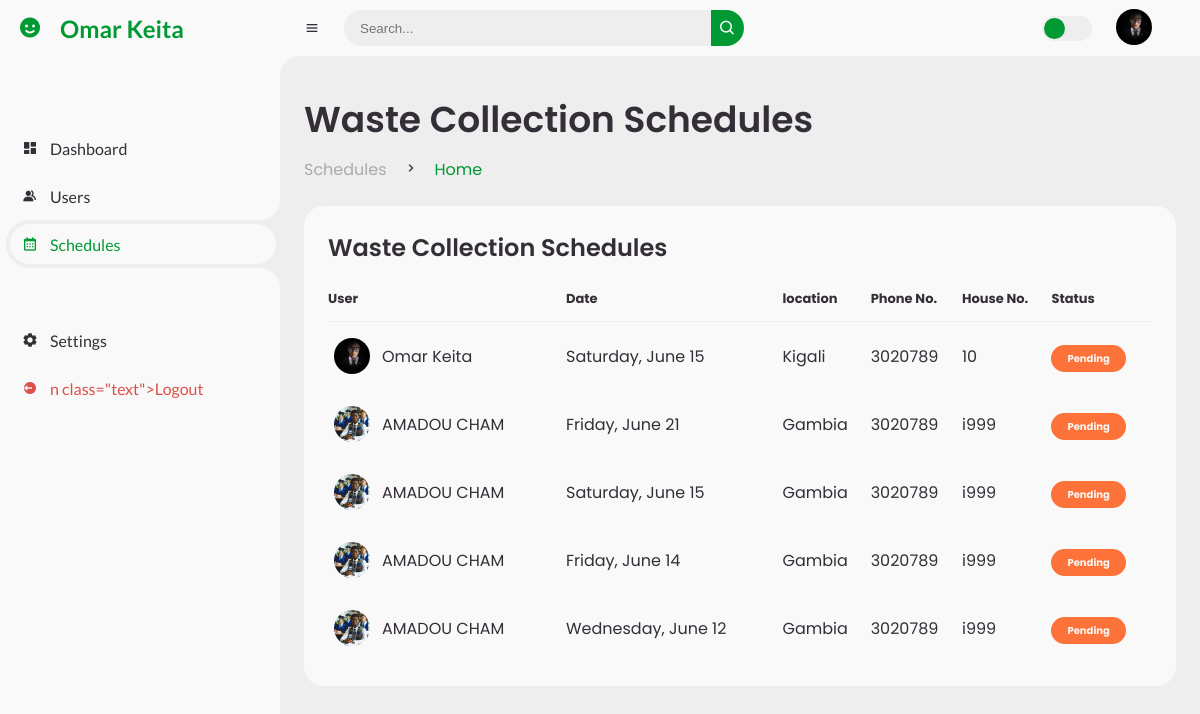
The page /admin_dashboard/user_schedule (signed in) on the database its author committed.
### app/models.py (models this page shows, shortened)
class User(db.Model, UserMixin):
    id = db.Column(db.Integer,  nullable= False, primary_key=True, autoincrement=True)
    first_name = db.Column(db.String(50), nullable=False)
    middle_name = db.Column(db.String(50), nullable=False, default="")
    last_name = db.Column(db.String(50), nullable=False)
    email = db.Column(db.String(50), unique=True, nullable=False,)
    sex = db.Column(db.String(50), nullable=False, default='Male')
    address = db.Column(db.String(50), nullable=False)
    house_number = db.Column(db.String(50), nullable=False)
    location = db.Column(db.String(50), nullable=False)
    image_file = db.Column(db.String(500), nullable=False, default='default.jpg')
    phone_number = db.Column(db.String(50), nullable=False)
    password = db.Column(db.String(150), nullable=False)
    schedule = db.relationship('Scheduling', backref='customer', lazy=True)
    is_admin = db.Column(db.Boolean, nullable=False, default=False)

class Scheduling(db.Model):
    id = db.Column(db.Integer, primary_key=True, autoincrement=True)
    date = db.Column(db.DateTime, nullable=False)
    type = db.Column(db.String(50), nullable=False)
    user_id = db.Column(db.Integer, db.ForeignKey('user.id'), nullable=False)
    collected = db.Column(db.Boolean, nullable=False, default=False)

### app/routes.py (the view)
@app.route('/admin_dashboard/user_schedule', methods=['GET', 'POST'])
@login_required
def admin_user_schedule():
    if not current_user.is_admin:
        abort(403)
        flash('Access Denied', 'danger')
    user_schedule = Scheduling.query.all()
    users = User.query.all()
    return render_template('user_schedule.html', user_schedule=user_schedule, datetime=datetime, users=users)

### app/models.py (called while the page is built)
@login_manager.user_loader
def load_user(user_id):
    return User.query.get(int(user_id))

### app/templates/user_schedule.html
{% extends 'admin_base.html' %} {% block sidebar %}
<ul class="side-menu top">
  <li>
    <a href="{{url_for('admin_dashboard')}}">
      <i class="bx bxs-dashboard"></i>
      <span class="text">Dashboard</span>
    </a>
  </li>
  <li>
    <a href="{{url_for('users')}}">
      <i class="bx bxs-group"></i>
      <span class="text">Users</span>
    </a>
  </li>
  <li class="active">
    <a href="{{url_for('admin_user_schedule')}}">
      <i class="bx bx-calendar"></i>
      <span class="text">Schedules</span>
    </a>
  </li>
</ul>
{% endblock %} {% block content %}
<main>
  <div class="head-title">
    <div class="left">
      <h1>Waste Collection Schedules</h1>
      <ul class="breadcrumb">
        <li>
          <a href="{{url_for('admin_dashboard')}}">Schedules</a>
        </li>
        <li><i class="bx bx-chevron-right"></i></li>
        <li>
          <a class="active" href="{{url_for('home')}}">Home</a>
        </li>
      </ul>
    </div>
  </div>
  <div class="table-data">
    <div class="order">
      <div class="head">
        <h3>Waste Collection Schedules</h3>
      </div>
      <table>
        <thead>
          <tr>
            <th>User</th>
            <th>Date</th>
            <th>location</th>
            <th>Phone No.</th>
            <th>House No.</th>
            <th>Status</th>
          </tr>
        </thead>
        <tbody>
          {% for schedule in user_schedule %} {% set user = users |
          selectattr('id', 'equalto', schedule.user_id) | first %}
          <tr>
            <td>
              <img
                src="{{ url_for('static', filename='profile_pics/' + user.image_file) }}"
              />
              <p>{{ user.first_name }} {{ user.last_name }}</p>
            </td>
            <td>{{ schedule.date.strftime('%A, %B %d') }}</td>
            <td>{{ user.location }}</td>
            <td>{{ user.phone_number }}</td>
            <td>{{ user.house_number }}</td>
            <td>
              <span
                class="status {% if schedule.collected %}completed{% else %}pending{% endif %}"
              >
                {% if schedule.collected %}Collected{% else %}Pending{% endif %}
              </span>
            </td>
          </tr>
          {% endfor %}
        </tbody>
      </table>
    </div>
  </div>
</main>
{% endblock %}

### app/templates/admin_base.html (shortened to what this page needs)
<!DOCTYPE html>
<html lang="en">
  <head>
    <link
      href="https://unpkg.com/boxicons@2.0.9/css/boxicons.min.css"
      rel="stylesheet"
    />
    <link
      rel="stylesheet"
      href="{{url_for('static', filename='css/admin.css')}}"
    />
  </head>
  <body>
    <section id="sidebar">
      <a href="#" class="brand">
        <i class="bx bxs-smile"></i>
        <span class="text"
          >{{current_user.first_name}} {{current_user.last_name}}</span
        >
      </a>
      {% block sidebar %} {% endblock %}
      <ul class="side-menu">
        <li>
          <a href="{{url_for('account')}}">
            <i class="bx bxs-cog"></i>
            <span class="text">Settings</span>
          </a>
        </li>
        <li>
          <a href="{{url_for('logout')}}" class="logout">
            <i class="bx bxs-log-out-circle"></i>
            <spa</a>n class="text">Logout</span>
          </a>
        </li>
      </ul>
    </section>
    <section id="content">
      <nav>
        <i class="bx bx-menu"></i>
        <form action="#">
          <div class="form-input">
            <input type="search" placeholder="Search..." />
            <button type="submit" class="search-btn">
              <i class="bx bx-search"></i>
            </button>
          </div>
        </form>
        <label for="switch-mode" class="switch-mode"></label>
        <a href="#" class="profile">
          <img
            src="{{url_for('static', filename='profile_pics/' + current_user.image_file)}}"
            alt=""
          />
        </a>
      </nav>
      {% block content %} {% endblock %}
    </section>
  </body>
</html>

### rows shown on the page
User: first_name "Omar", last_name "Keita", image_file (picture), location "Kigali", phone_number "3020789", house_number "10"
Scheduling: image_file (picture), date "Saturday, June 15", collected "Pending"
Scheduling: image_file (picture), date "Friday, June 21", collected "Pending"
User: first_name "AMADOU", last_name "CHAM", location "Gambia", phone_number "3020789", house_number "i999"
Scheduling: image_file (picture), date "Saturday, June 15", collected "Pending"
Scheduling: image_file (picture), date "Friday, June 14", collected "Pending"
Scheduling: image_file (picture), date "Wednesday, June 12", collected "Pending"
